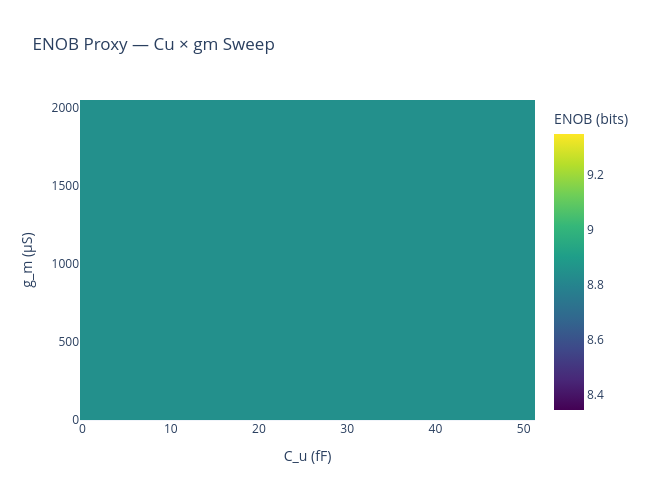

Notebook source saved alongside this figure:
### Markdown cell above
### 3.3 ENOB Heatmap

### Code cell
enob_arr = sweep_cu_gm['enob']

fig_enob = plot_fom_heatmap(
    x_vals=x_fF, y_vals=y_uS,
    z_vals=enob_arr,
    x_name='C_u (fF)', y_name='g_m (µS)',
    z_name='ENOB (bits)',
    title='ENOB Proxy — Cu × gm Sweep',
    colorscale='Viridis',
)
fig_enob.show()

### Figure 1 — Plotly figure (JSON) as saved in the notebook; plotly's stock layout.template omitted (floating-point values rounded to 4 significant figures; data arrays with more than 128 entries replaced by an {"elided": "..."} marker saying what was removed)
{"data": [{"colorbar": {"title": {"text": "ENOB (bits)"}}, "colorscale": [[0, "#440154"], [0.1111, "#482878"], [0.2222, "#3e4989"], [0.3333, "#31688e"], [0.4444, "#26828e"], [0.5556, "#1f9e89"], [0.6667, "#35b779"], [0.7778, "#6ece58"], [0.8889, "#b5de2b"], [1, "#fde725"]], "type": "heatmap", "x": [1.0, 3.579, 6.158, 8.737, 11.32, 13.89, 16.47, 19.05, 21.63, 24.21, 26.79, 29.37, 31.95, 34.53, 37.11, 39.68, 42.26, 44.84, 47.42, 50.0], "y": [50.0, 152.6, 255.3, 357.9, 460.5, 563.2, 665.8, 768.4, 871.1, 973.7, 1076.0, 1179.0, 1282.0, 1384.0, 1487.0, 1589.0, 1692.0, 1795.0, 1897.0, 2000.0], "z": {"elided": "20x20 float values"}}], "layout": {"height": 500, "title": {"text": "ENOB Proxy — Cu × gm Sweep"}, "width": 650, "xaxis": {"title": {"text": "C_u (fF)"}}, "yaxis": {"title": {"text": "g_m (µS)"}}}}
